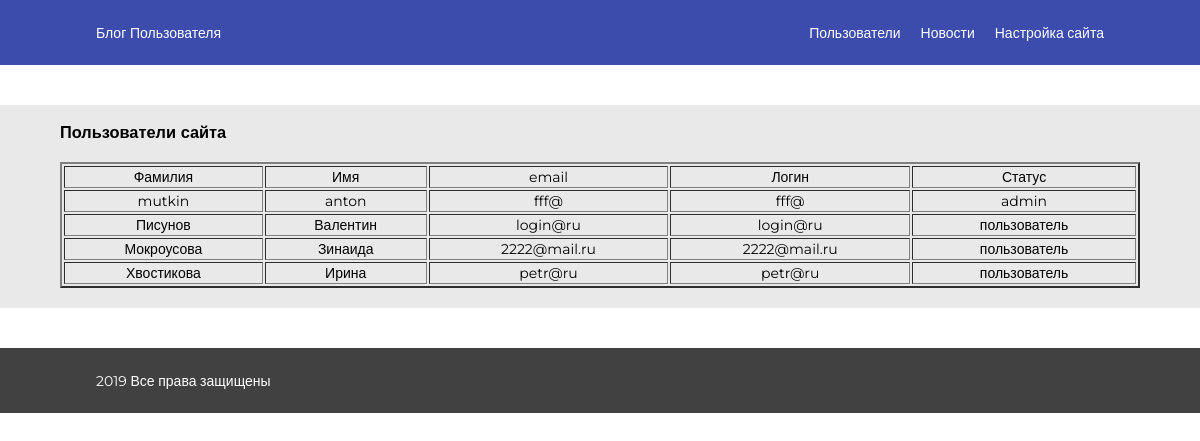
The page /users.php on the database its author committed.
### tables this page shows
CREATE TABLE `users` (
  `user_id` int(11) NOT NULL,
  `name` varchar(191) NOT NULL,
  `surname` varchar(191) NOT NULL,
  `email` varchar(191) NOT NULL,
  `password` varchar(191) NOT NULL,
  `mobile` varchar(191) NOT NULL,
  `is_admin` int(11) NOT NULL,
  `created` timestamp NOT NULL
);

### users.php (the view, shortened to what this page needs)
<?php
$mysqli = new mysqli('localhost', 'root', '', 'blog');
$result = $mysqli->query("SELECT  * FROM `users`");
?>
<!DOCTYPE html>
<html lang="ru">
<head>
    <link rel="stylesheet" type="text/css" href="css/style.css">
</head>
<body>
    <div class="top ">
        <div class="logo param"><a href="index.php"> Блог Пользователя</a></div>
        <div class="nav param-left">
            <a href="new_user.php">Пользователи</a>
            <a href="news.php">Новости</a>
            <a href="#">Настройка сайта</a>
        </div>
    </div>
    <div class="wrap-news">
       <?php if( $success_del != null ){
            echo '<h3>'.$success_del.'</h3>';
        }else{?>
        <h3>Пользователи сайта</h3>
        <?php } ?>
        <table align="center" border="2" width="90%" >
        <tr><td>Фамилия</td><td>Имя</td><td>email</td><td>Логин</td><td>Статус</td></tr>
       <?php foreach($result as $res){ ?>
               <tr><td>
                <?php echo $res['surname']; ?></td><td><?php echo $res['name']; ?></td><td><?php echo $res['email']; ?></td><td><?php echo $res['email']; ?></td><td>
                <?php if($res['is_admin']==1){echo 'admin';}else{echo 'пользователь';} ?></td></tr>
            <?php } ?>
        </table>
    </div>
    <footer class="footer">
        <span class="param">2019 Все права защищены</span>
    </footer>
</body>
</html>

### css/style.css (style rules this page uses)
body { margin: 0; padding: 0; font-size: 14px; font-family: 'Montserrat', sans-serif; }
.param { margin-left: 8%; }
.param-left { margin-right: 8%; }
.top { background-color: #3C4CAD; width: 100%; height: 65px; color: #fff; display: flex; justify-content: space-between; align-items: center; }
.nav { display: flex; justify-content: space-between; }
.nav a { text-decoration: none; color: #fff; }
.nav a:not(:last-of-type) { margin-right: 20px; }
.footer { width: 100%; background-color: #414141; height: 65px; color: #fff; display: flex; justify-content: space-between; align-items: center; margin-top: 20px; }
.logo a { text-decoration: none; color: #fff; }
.wrap-news { margin: 40px 0; background-color: #E9E9E9; width: 100%; padding: 1px 0 20px 0; }
.wrap-news h3 { margin-left: 5%; margin-bottom: 20px; }
table { text-align: center; }

### rows shown on the page
users: surname "mutkin", name "anton", email "fff@", is_admin "admin"
users: surname "Писунов", name "Валентин", email "login@ru", is_admin "пользователь"
users: surname "Мокроусова", name "Зинаида", email "2222@mail.ru", is_admin "пользователь"
users: surname "Хвостикова", name "Ирина", email "petr@ru", is_admin "пользователь"
